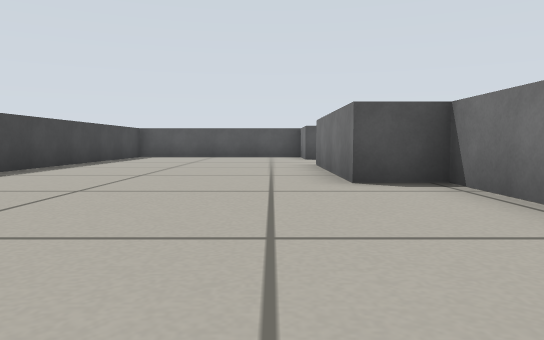
[1] (above)

18 first-person views from a walk through a world built for the Gazebo simulator. The camera is 0.25 m above the floor, tilts 4° down and sees 70° across. The floor is counted in squares, 0.5 m on a side. Each view is taken from the middle of a square. On the plan, view 1 faces up. The plan holds only what a view shows up to about 9 squares ahead; the rest is blank.

[2]
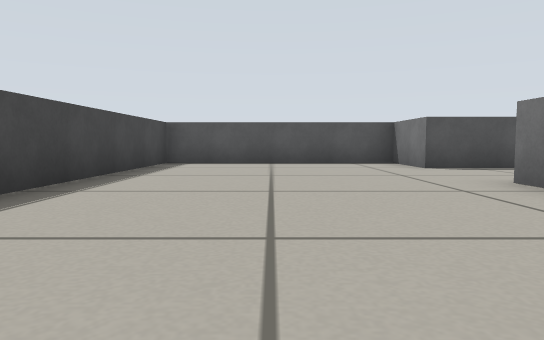

[3]
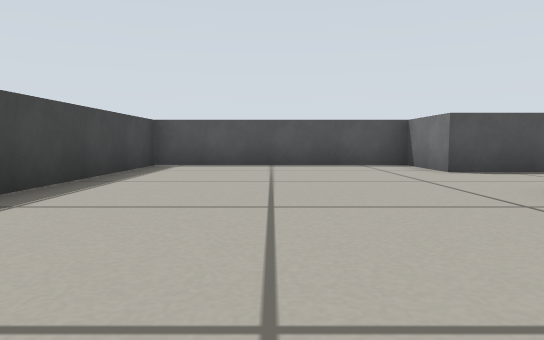

[4]
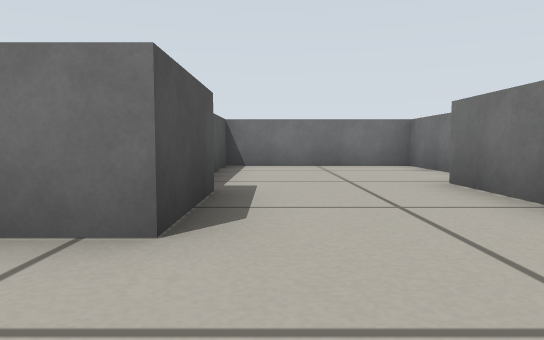

[5]
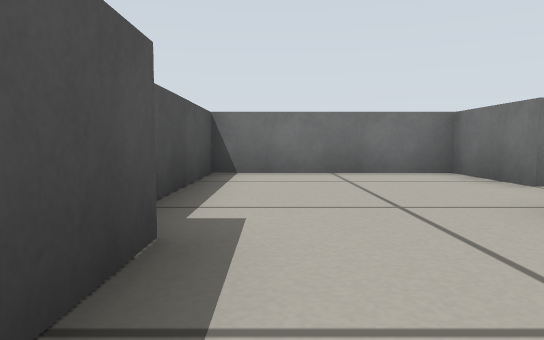

[6]
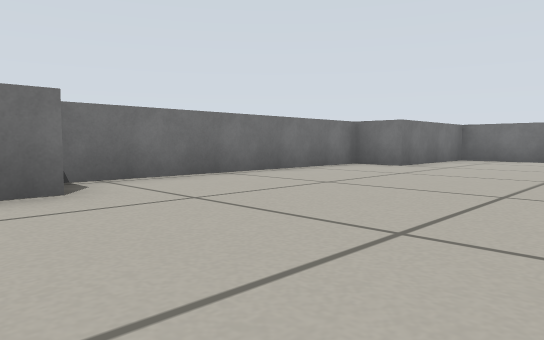

[7]
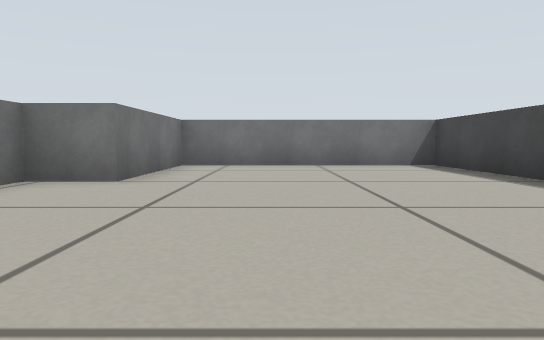

[8]
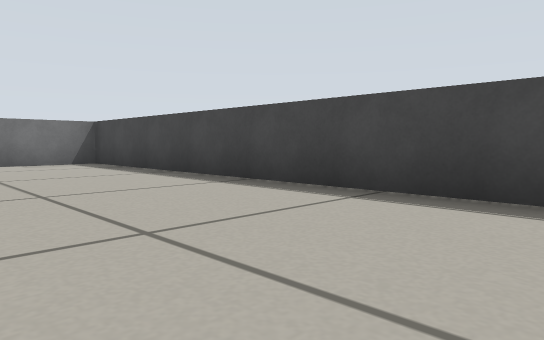

[9]
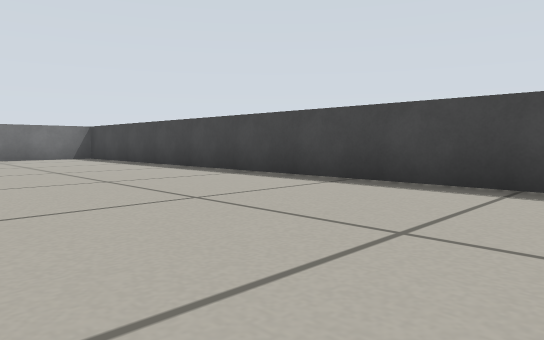

[10]
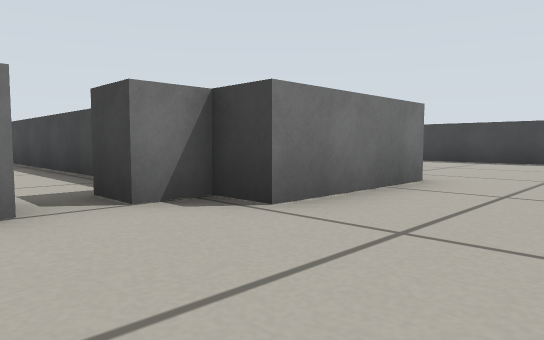

[11]
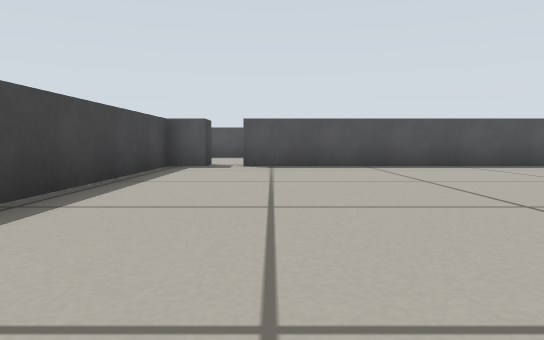

[12]
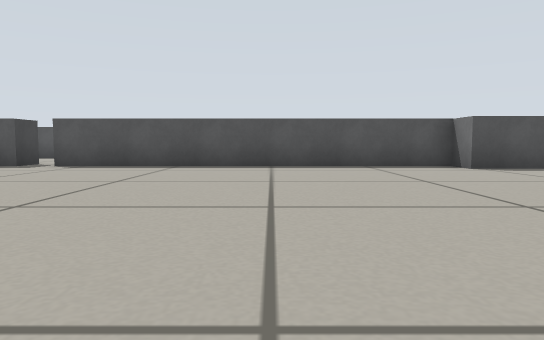

[13]
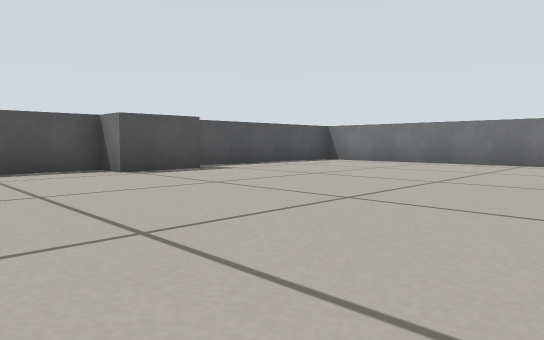

[14]
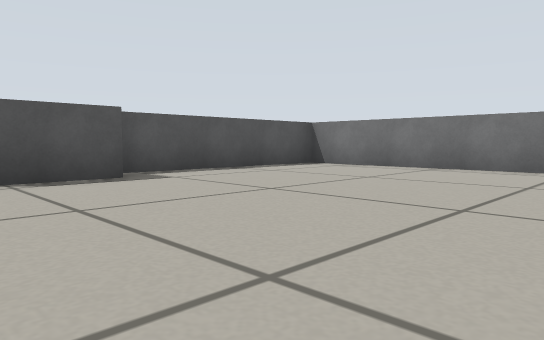

[15]
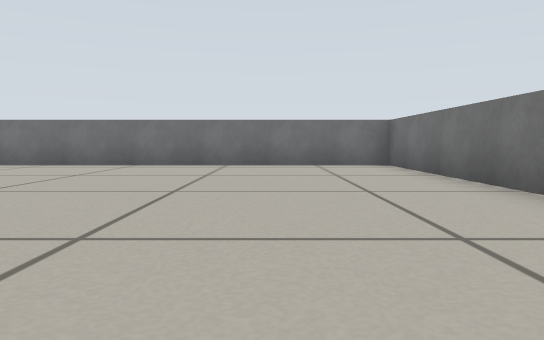

[16]
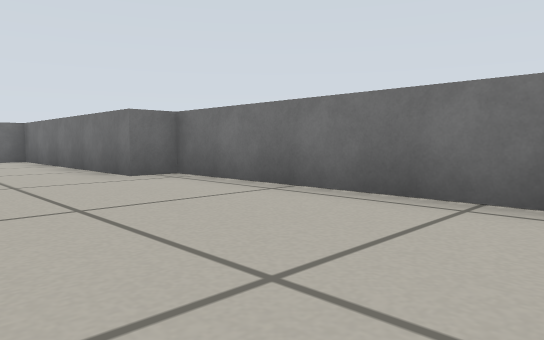

[17]
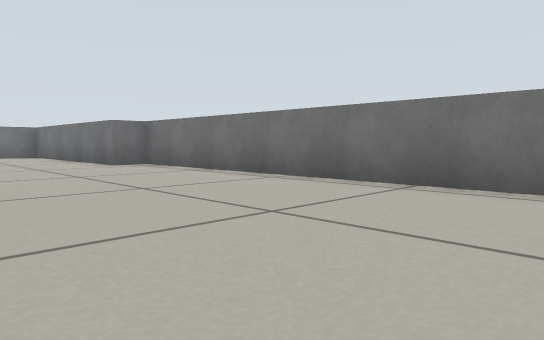

[18]
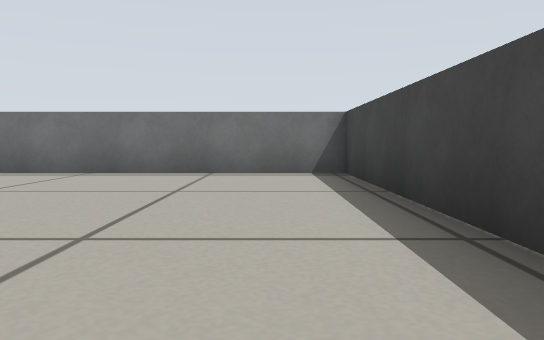

### Floor plan
Points are (right, up) in squares from view 1. A wall is a line through its corners. A room is listed if a view was taken in it or the views show most of it. See-through windows are left out.
Room 1 (views 1, 2, 3, 4, 5, 6, 7, 8, 9, 10)
walls: (5.4, 8) (7.4, 8) (7.4, 12) (4.2, 12); (3, 11.6) (1, 11.6) (1, 13.6) (-4.6, 13.6) (-4.6, -5.6) (1, -5.6) (1, -2) (2.2, -2) (2.2, 4.8) (1, 4.8) (1, 8.8) (3.8, 8.8) (3.8, 8) (4.6, 8) (4.6, 7.2) (3.8, 7.2)
ways out: opening at (5, 7.5) to room 2
Room 2 (views 11, 12, 13, 14, 15, 16, 17, 18)
walls: (15.5, 6.4) (13.8, 6.4) (13.8, 7.2) (5.4, 7.2); (19.6, 7.2) (15.8, 7.2); (3.8, 7.2) (3.8, -4.4) (14.6, -4.4) (14.6, -3.6) (20.6, -3.6) (20.6, 6.2)
ways out: opening at (5, 7.5) to room 1

Where each view was taken, in squares from view 1:
view 1: 0 up, 0 right, facing up
view 2: 4 up, 2 left, facing up
view 3: 5 up, 2 left, facing up
view 4: 11 up, 1 left, facing right
view 5: 11 up, 1 right, facing right
view 6: 6 up, 3 left, facing down-right
view 7: 3 up, 1 left, facing down
view 8: 4 up, 1 left, facing down-left
view 9: 7 up, 0 right, facing down-left
view 10: 11 up, 6 right, facing down-left
view 11: 1 down, 6 right, facing up
view 12: 1 down, 10 right, facing up
view 13: 0 up, 11 right, facing up-right
view 14: 1 up, 13 right, facing up-right
view 15: 1 down, 12 right, facing right
view 16: 1 down, 9 right, facing down-right
view 17: 0 up, 6 right, facing down-right
view 18: 2 up, 5 right, facing down
